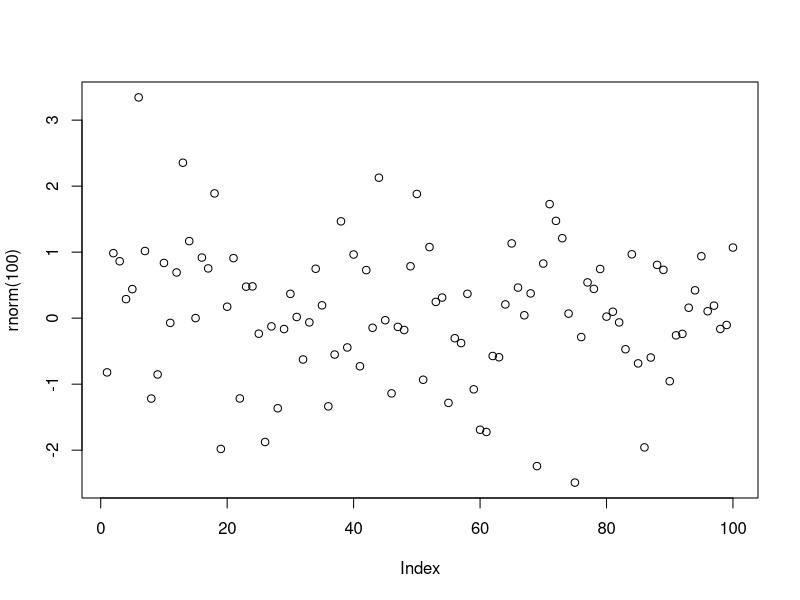
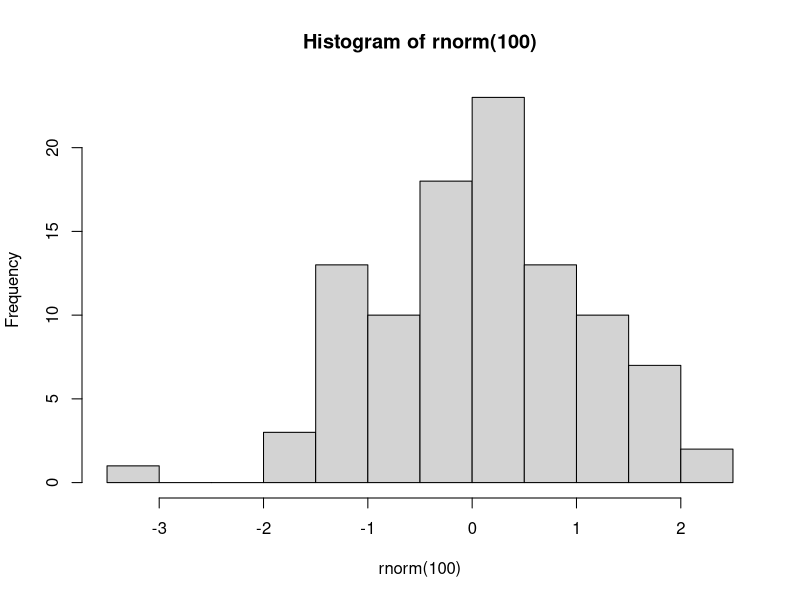
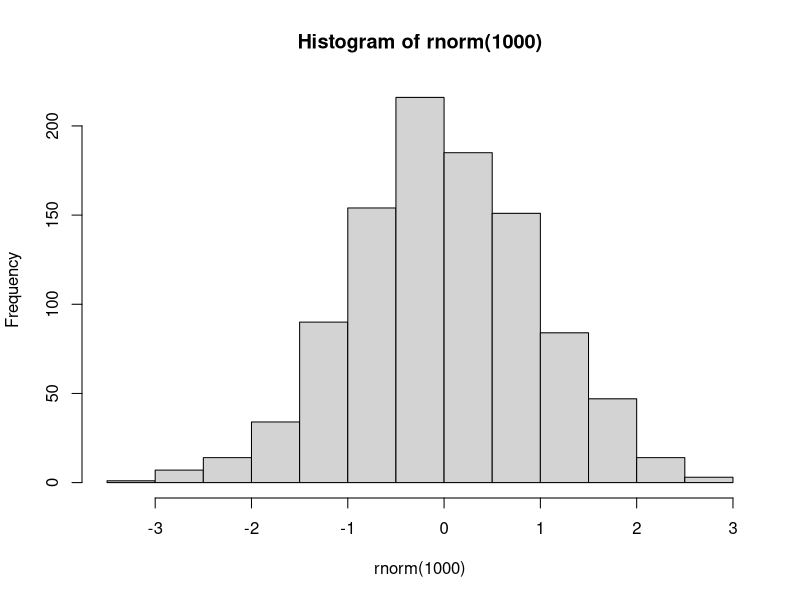

R code for these plots, in order:
# put rnorm into one variable
rn <- rnorm(100)

# this works
# add a nice plot
plot(rnorm(100))

# add more plots
hist(rnorm(100))

# also more draw work well
hist(rnorm(1000))

